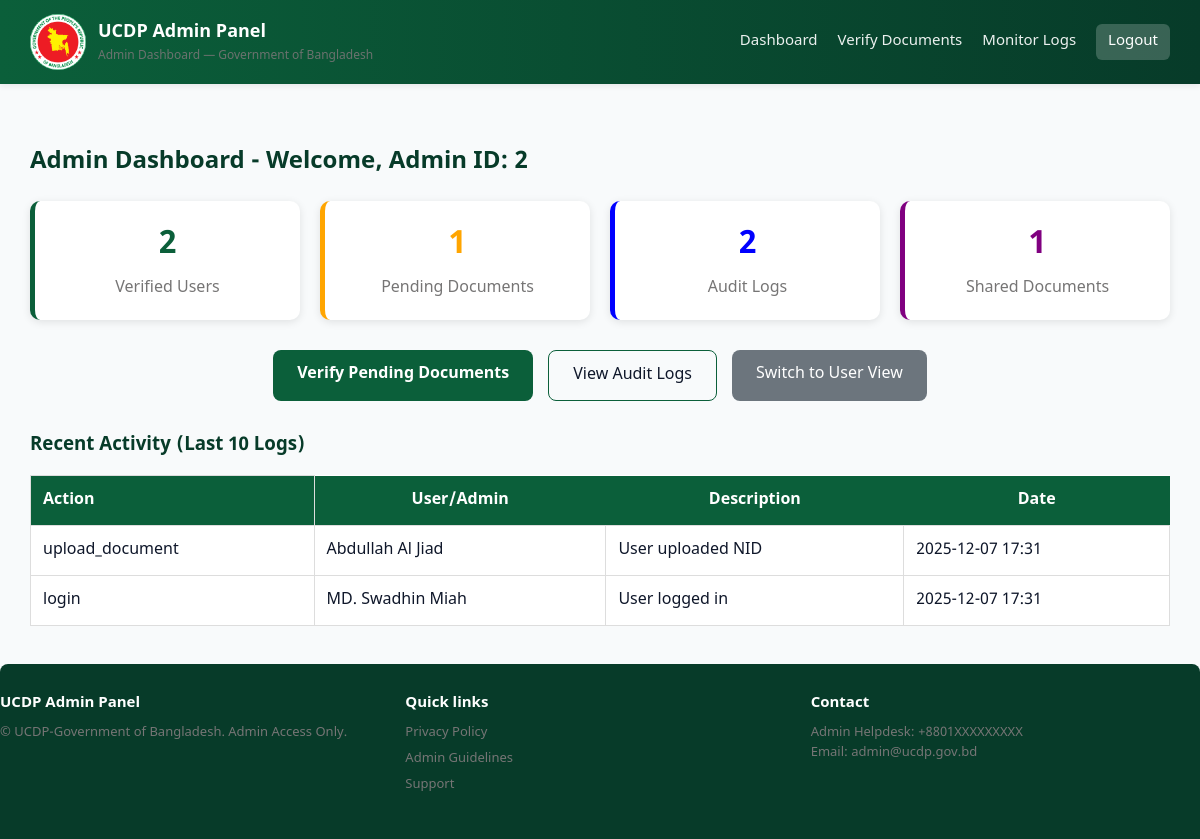
The page /admin/dashboard.php (signed in) on the database its author committed.
### tables this page shows
CREATE TABLE audit_logs (
    id INT AUTO_INCREMENT PRIMARY KEY,
    user_id INT NULL,
    admin_id INT NULL,
    action VARCHAR(100) NOT NULL,  
    description TEXT,
    ip_address VARCHAR(45),
    created_at TIMESTAMP DEFAULT CURRENT_TIMESTAMP,
    FOREIGN KEY (user_id) REFERENCES users(id) ON DELETE SET NULL,
    FOREIGN KEY (admin_id) REFERENCES admins(id) ON DELETE SET NULL
);

CREATE TABLE users (
    id INT AUTO_INCREMENT PRIMARY KEY,
    nid VARCHAR(20) UNIQUE NOT NULL,
    full_name VARCHAR(100) NOT NULL,
    email VARCHAR(100) UNIQUE,
    phone VARCHAR(15) NOT NULL,
    password_hash VARCHAR(255) NOT NULL,
    otp_code VARCHAR(6),
    is_verified TINYINT(1) DEFAULT 0,
    created_at TIMESTAMP DEFAULT CURRENT_TIMESTAMP,
    updated_at TIMESTAMP DEFAULT CURRENT_TIMESTAMP ON UPDATE CURRENT_TIMESTAMP
);

### admin/dashboard.php (the view, shortened to what this page needs)
<?php
require_once '../includes/functions.php';
$admin_id = $_SESSION['admin_id'];
$total_users = $conn->query("SELECT COUNT(*) as count FROM users WHERE is_verified=1")->fetch_assoc()['count'];
$pending_docs = $conn->query("SELECT COUNT(*) as count FROM documents WHERE status='pending'")->fetch_assoc()['count'];
$total_logs = $conn->query("SELECT COUNT(*) as count FROM audit_logs")->fetch_assoc()['count'];
$total_shares = $conn->query("SELECT COUNT(*) as count FROM shares")->fetch_assoc()['count'];
?>
<?php include '../includes/admin_header.php'; ?>
<div style="padding: 20px 0;">
    <h2 style="color: var(--gov-deep); margin-bottom: 20px;">Admin Dashboard - Welcome, Admin ID: <?php echo $admin_id; ?></h2>
    <div style="display: grid; grid-template-columns: repeat(auto-fit, minmax(250px, 1fr)); gap: 20px; margin-bottom: 30px;">
        <div class="stat-card" style="background: var(--card); padding: 20px; border-radius: 10px; box-shadow: 0 2px 8px rgba(0,0,0,0.1); text-align: center; border-left: 5px solid var(--gov-green);">
            <h3 style="color: var(--gov-green); margin: 0; font-size: 2em;"><?php echo $total_users; ?></h3>
            <p style="color: var(--muted); margin: 5px 0 0 0;">Verified Users</p>
        </div>
        <div class="stat-card" style="background: var(--card); padding: 20px; border-radius: 10px; box-shadow: 0 2px 8px rgba(0,0,0,0.1); text-align: center; border-left: 5px solid orange;">
            <h3 style="color: orange; margin: 0; font-size: 2em;"><?php echo $pending_docs; ?></h3>
            <p style="color: var(--muted); margin: 5px 0 0 0;">Pending Documents</p>
        </div>
        <div class="stat-card" style="background: var(--card); padding: 20px; border-radius: 10px; box-shadow: 0 2px 8px rgba(0,0,0,0.1); text-align: center; border-left: 5px solid blue;">
            <h3 style="color: blue; margin: 0; font-size: 2em;"><?php echo $total_logs; ?></h3>
            <p style="color: var(--muted); margin: 5px 0 0 0;">Audit Logs</p>
        </div>
        <div class="stat-card" style="background: var(--card); padding: 20px; border-radius: 10px; box-shadow: 0 2px 8px rgba(0,0,0,0.1); text-align: center; border-left: 5px solid purple;">
            <h3 style="color: purple; margin: 0; font-size: 2em;"><?php echo $total_shares; ?></h3>
            <p style="color: var(--muted); margin: 5px 0 0 0;">Shared Documents</p>
        </div>
    </div>
    <div style="display: flex; flex-wrap: wrap; gap: 15px; margin-bottom: 30px; justify-content: center;">
        <a href="verify_documents.php" class="cta-primary" style="padding: 12px 24px; font-size: 16px; border-radius: 8px; text-decoration: none;">Verify Pending Documents</a>
        <a href="monitor_logs.php" class="cta-secondary" style="padding: 12px 24px; font-size: 16px; border-radius: 8px; text-decoration: none; border: 1px solid var(--gov-green);">View Audit Logs</a>
        <a href="../user/dashboard.php" style="padding: 12px 24px; background: #6c757d; color: white; border-radius: 8px; text-decoration: none;">Switch to User View</a>
    </div>
    <h3 style="color: var(--gov-deep); margin-bottom: 15px;">Recent Activity (Last 10 Logs)</h3>
    <div style="overflow-x: auto;">
        <table style="width: 100%; border-collapse: collapse; background: var(--card); box-shadow: 0 2px 8px rgba(0,0,0,0.1);">
            <tr style="background: var(--gov-green); color: white;">
                <th style="padding: 12px; border: 1px solid #ddd; text-align: left;">Action</th>
                <th>User/Admin</th>
                <th>Description</th>
                <th>Date</th>
            </tr>
            <?php
            $recent_sql = "SELECT al.action, al.description, al.created_at, u.full_name as user_name
                           FROM audit_logs al LEFT JOIN users u ON al.user_id = u.id
                           ORDER BY al.created_at DESC LIMIT 10";
            $recent_logs = $conn->query($recent_sql)->fetch_all(MYSQLI_ASSOC);
            foreach ($recent_logs as $log):
            ?>
            <tr style="border-bottom: 1px solid #eee;">
                <td style="padding: 12px; border: 1px solid #ddd;"><?php echo htmlspecialchars($log['action']); ?></td>
                <td style="padding: 12px; border: 1px solid #ddd;"><?php echo htmlspecialchars($log['user_name'] ?? 'Admin'); ?></td>
                <td style="padding: 12px; border: 1px solid #ddd;"><?php echo htmlspecialchars($log['description']); ?></td>
                <td style="padding: 12px; border: 1px solid #ddd;"><?php echo date('Y-m-d H:i', strtotime($log['created_at'])); ?></td>
            </tr>
            <?php endforeach; ?>
        </table>
    </div>
</div>
<?php include '../includes/admin_footer.php'; ?>

### assets/css/style.css (style rules this page uses)
*, *::before, *::after { box-sizing: border-box; }
html, body { margin: 0; padding: 0; height: 100%; }
a { color: inherit; text-decoration: none; }
:root { --gov-green: #0b5f3a; --gov-deep: #073b29; --muted: #767575; --bg: #f8fafb; --card: #ffffff; --accent: #0b5f3a; --radius: 10px; }
body { font-family: "Noto Sans Bengali", "SolaimanLipi", "Segoe UI", Roboto,Arial; background: var(--bg); color: #0f172a; line-height: 1.55; -webkit-font-smoothing: antialiased; }
.cta-primary { background: var(--gov-green); color: #fff; padding: 12px 18px; border-radius: 8px; font-weight: 700; border: none; }
.cta-secondary { background: transparent; border: 1px solid #d1d5db; padding: 10px 16px; border-radius: 8px; }

### rows shown on the page
audit_logs: action "upload_document", user.full_name "Abdullah Al Jiad", description "User uploaded NID", created_at "2025-12-07 17:31"
audit_logs: action "login", user.full_name "MD. Swadhin Miah", description "User logged in", created_at "2025-12-07 17:31"

### other values the page prints
$admin_id "2"
$total_users "2"
$pending_docs "1"
$total_logs "2"
$total_shares "1"
